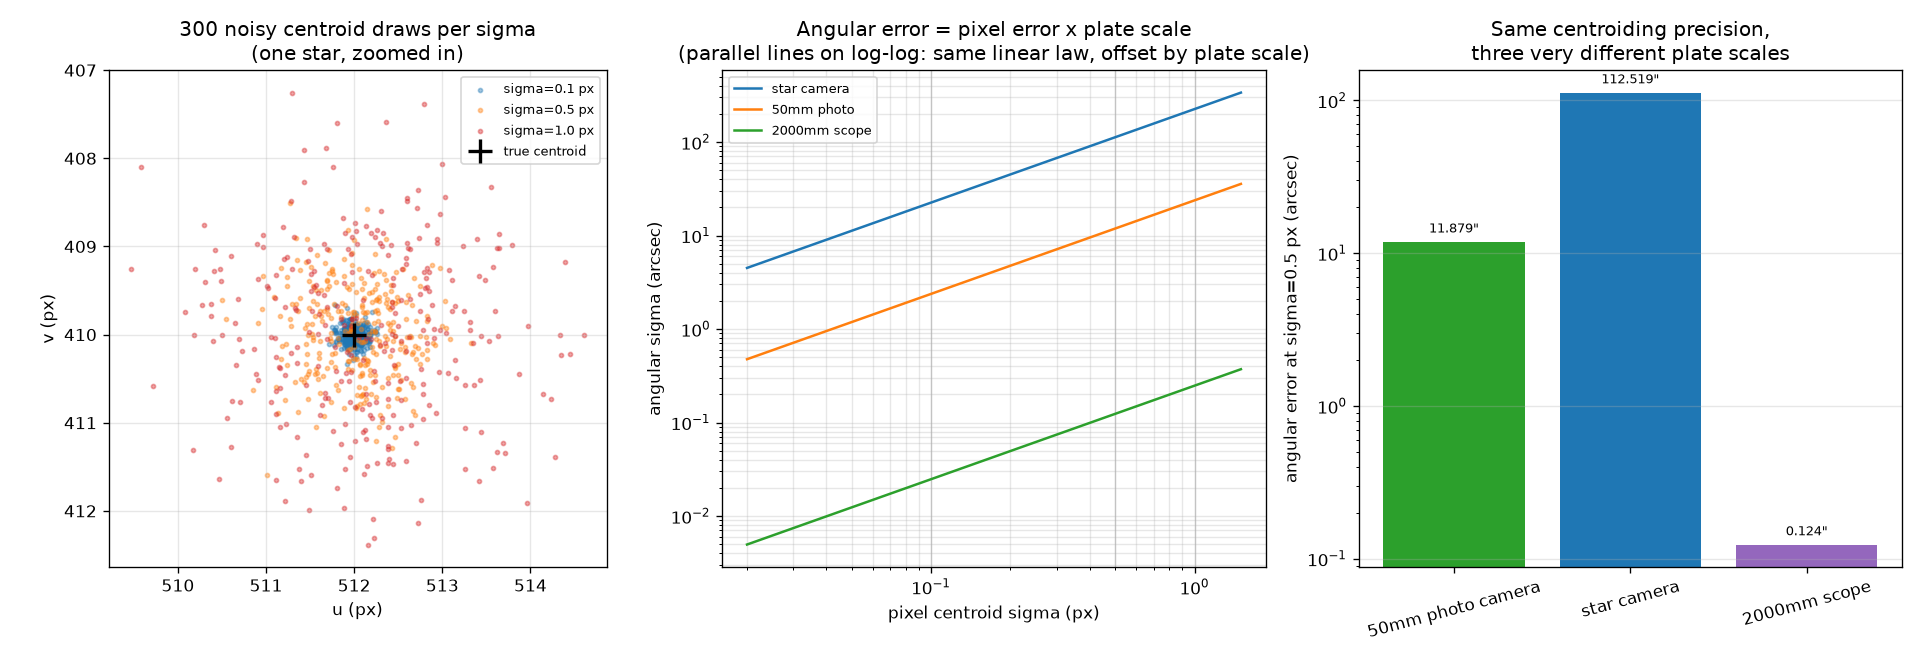

This chart was generated by the following Python code:
"""camera/measurement_error.py  (Add Measurement Error)

The forward model so far (Phase II - V) has produced perfect centroids
(u_i, v_i). No real detector does that -- every measured centroid carries
noise from the sensor, the PSF, the centroiding algorithm:

    u~_i = u_i + eps_u,i        eps ~ N(0, sigma_px)
    v~_i = v_i + eps_v,i

Try sigma_px = 0.1, 0.5, 1.0 pixels, then convert each into an ANGULAR
uncertainty using the camera's own plate scale (Phase I's angular_scale_x/y,
arcsec/pixel):

    sigma_angular = sigma_px * angular_scale

This is a unit conversion, nothing more -- but it is the conversion that
turns "how good is my centroiding" into "how good can my attitude solution
possibly be," which is exactly what Phase VIII (attitude_determination.py)
measures.
"""

import numpy as np
import matplotlib.pyplot as plt

from camera_model import Camera
from star_field import make_catalog, look_at, render

SIGMAS_PX = [0.1, 0.5, 1.0]


def add_centroid_noise(uv, sigma_px, rng):
    return uv + rng.normal(0.0, sigma_px, uv.shape)


def main():
    star_cam = Camera(f=8.0, Ws=10.0, Hs=8.0, Nx=1024, Ny=820, name="star camera")
    photo_cam = Camera(f=50.0, Ws=36.0, Hs=24.0, Nx=6000, Ny=4000, name="50mm photo camera")
    scope_cam = Camera(f=2000.0, Ws=13.2, Hs=8.8, Nx=5496, Ny=3672, name="2000mm scope")

    print("=" * 78)
    print("MEASUREMENT ERROR: pixel centroid noise -> angular uncertainty")
    print("=" * 78)
    print(f"star camera plate scale: {star_cam.angular_scale_x:.4f} arcsec/px (x), "
          f"{star_cam.angular_scale_y:.4f} arcsec/px (y)")
    print()
    print(f"{'sigma (px)':>12} {'sigma_x (arcsec)':>18} {'sigma_y (arcsec)':>18}")
    print("-" * 50)
    for s in SIGMAS_PX:
        print(f"{s:>12.2f} {s*star_cam.angular_scale_x:>18.4f} "
              f"{s*star_cam.angular_scale_y:>18.4f}")

    print()
    print("Same pixel error, three different cameras (why this 'matters a lot")
    print("later': attitude accuracy is bought with plate scale, not just")
    print("centroiding cleverness):")
    print(f"{'camera':>22} {'arcsec/px':>12} {'sigma=0.5px -> arcsec':>22}")
    for cam in (photo_cam, star_cam, scope_cam):
        print(f"{cam.name:>22} {cam.angular_scale_x:>12.4f} "
              f"{0.5*cam.angular_scale_x:>22.4f}")
    ratio = (0.5 * photo_cam.angular_scale_x) / (0.5 * scope_cam.angular_scale_x)
    print()
    print(f"The 2000mm scope turns half a pixel of centroiding noise into "
          f"{0.5*scope_cam.angular_scale_x:.3f} arcsec; the 50mm photo lens")
    print(f"turns the SAME half pixel into {0.5*photo_cam.angular_scale_x:.2f} "
          f"arcsec -- {ratio:.0f}x worse, purely from plate scale (focal")
    print("length, mainly -- the scope's 40x longer focal length dominates "
          "even though its pixels are also smaller).")
    print("=" * 78)

    _plot(star_cam, photo_cam, scope_cam)


def _plot(star_cam, photo_cam, scope_cam):
    rng = np.random.default_rng(3)
    s_hat, mag = make_catalog()
    R_CI = look_at(s_hat[0])
    uv_true, valid, _ = render(s_hat, R_CI, star_cam)
    # a single, near-centre star to visualise the noise cloud on
    dist = np.hypot(uv_true[:, 0] - star_cam.cx, uv_true[:, 1] - star_cam.cy)
    dist[~valid] = np.inf
    i0 = np.argmin(dist)
    u0, v0 = uv_true[i0]

    fig, (ax1, ax2, ax3) = plt.subplots(1, 3, figsize=(16, 5.5))

    colors = ["tab:blue", "tab:orange", "tab:red"]
    for s, c in zip(SIGMAS_PX, colors):
        cloud = np.column_stack([u0, v0]) + rng.normal(0, s, (300, 2))
        ax1.scatter(cloud[:, 0], cloud[:, 1], s=6, alpha=0.4, color=c,
                   label=f"sigma={s} px")
    ax1.plot(u0, v0, "k+", ms=14, mew=2, label="true centroid")
    ax1.set_xlabel("u (px)"); ax1.set_ylabel("v (px)")
    ax1.set_title("300 noisy centroid draws per sigma\n"
                  "(one star, zoomed in)")
    ax1.set_aspect("equal"); ax1.legend(fontsize=8); ax1.invert_yaxis()
    ax1.grid(True, alpha=0.3)

    s_range = np.geomspace(0.02, 1.5, 50)
    ax2.loglog(s_range, s_range * star_cam.angular_scale_x, label="star camera")
    ax2.loglog(s_range, s_range * photo_cam.angular_scale_x, label="50mm photo")
    ax2.loglog(s_range, s_range * scope_cam.angular_scale_x, label="2000mm scope")
    for s in SIGMAS_PX:
        ax2.axvline(s, color="0.8", lw=0.8, zorder=0)
    ax2.set_xlabel("pixel centroid sigma (px)")
    ax2.set_ylabel("angular sigma (arcsec)")
    ax2.set_title("Angular error = pixel error x plate scale\n"
                  "(parallel lines on log-log: same linear law, offset by "
                  "plate scale)")
    ax2.legend(fontsize=8); ax2.grid(True, which="both", alpha=0.3)

    cams = [photo_cam, star_cam, scope_cam]
    vals = [0.5 * c.angular_scale_x for c in cams]
    ax3.bar([c.name for c in cams], vals, color=["tab:green", "tab:blue", "tab:purple"])
    ax3.set_yscale("log")
    ax3.set_ylabel("angular error at sigma=0.5 px (arcsec)")
    ax3.set_title("Same centroiding precision,\nthree very different plate scales")
    ax3.tick_params(axis="x", labelrotation=15)
    for i, v in enumerate(vals):
        ax3.text(i, v * 1.15, f"{v:.3f}\"", ha="center", fontsize=8)
    ax3.grid(True, axis="y", alpha=0.3)

    fig.tight_layout()
    fig.savefig("measurement_error.png", dpi=120)


if __name__ == "__main__":
    main()
    plt.show()
